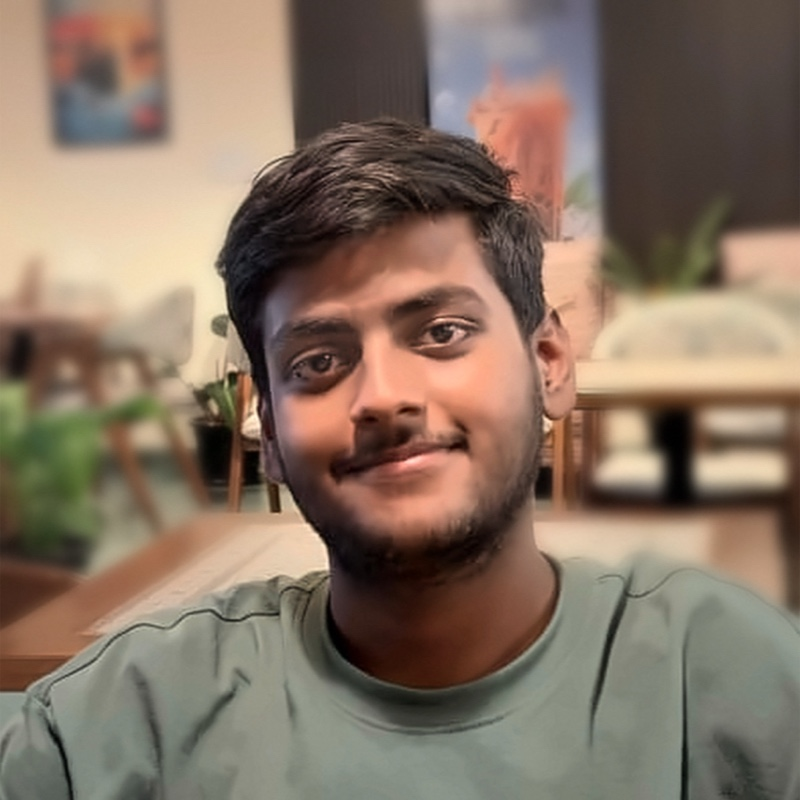
#> input picture assets/photo.jpg, 800 x 800 px
$ python ascii_art.py
#> lines starting #> are read from the running program, lines starting #| are printed output that depends on the picture; after the words box and inside, x2 and y2 are one past the last pixel; in counts of white or black regions, pixels touching at a corner belong together
"""Turn assets/photo.jpg into data/ascii-dark.txt and data/ascii-light.txt (the portrait in the neofetch card).

Dark mode draws bright skin with dense characters; light mode draws dark areas densely, so each reads on its page.
Needs Pillow, so it runs locally:  python scripts/ascii_art.py
"""
from __future__ import annotations

from pathlib import Path

from PIL import Image, ImageDraw, ImageEnhance, ImageFilter, ImageOps

ROOT = Path(__file__).resolve().parent.parent
COLS, ROWS = 54, 30
RAMP = " .:-=+*#%@"   # empty → dense


def main() -> None:
    im = Image.open(ROOT / "assets/photo.jpg").convert("RGB")
#> im is the input picture: PIL image 800x800 RGB; mean R, G, B 134, 115.1, 99.3
    s = min(im.size)
#> s = 800
    im = im.crop((int(s * .20), int(s * .07), int(s * .80), int(s * .78)))   # head and shoulders, ~ the card's aspect
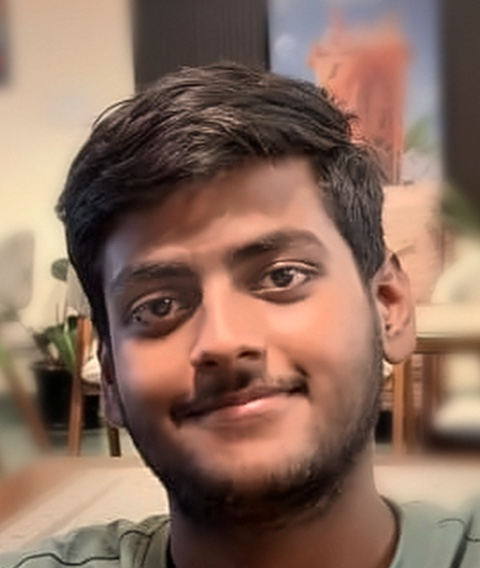
#> im: PIL image 480x568 RGB; mean R, G, B 138.7, 109.1, 94
    g = ImageOps.autocontrast(ImageOps.grayscale(im), cutoff=1)
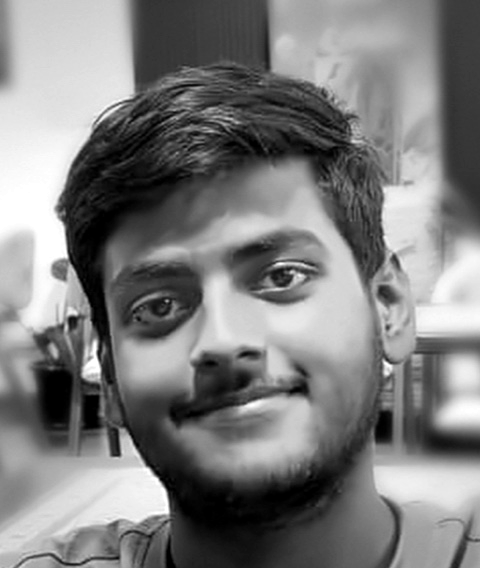
#> g: PIL image 480x568 L; min 0, max 255, mean 126.1
    g = Image.blend(g, ImageOps.equalize(g), .6)
    g = ImageEnhance.Contrast(g).enhance(1.25).filter(ImageFilter.UnsharpMask(radius=3, percent=120))
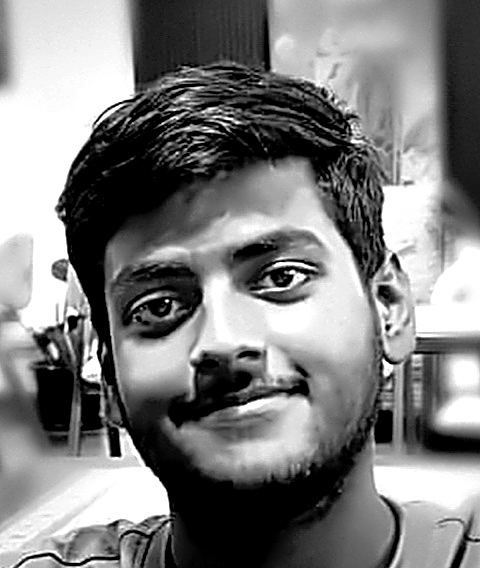
#> g: PIL image 480x568 L; min 0, max 255, mean 127.3
    w, h = g.size
#> w = 480; h = 568
    mask = Image.new("L", g.size, 0)
#> mask: PIL image 480x568 L; every value is 0
    ImageDraw.Draw(mask).ellipse((w * .06, h * .02, w * .94, h * 1.25), fill=255)
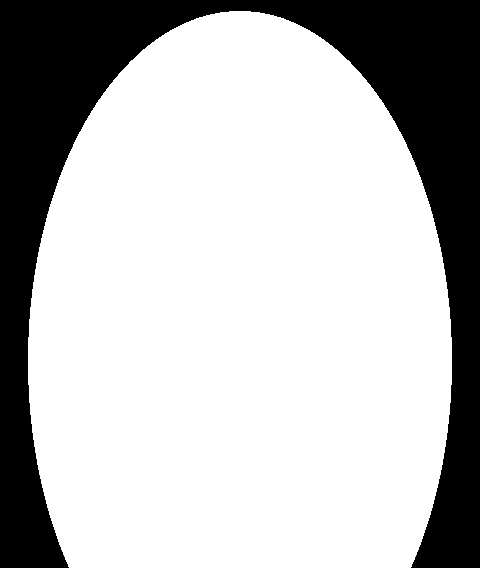
#> mask: PIL image 480x568 L; 72.9% white; 1 black region, box (x1, y1, x2, y2) and area: (0, 0, 480, 568) 73778
    mask = mask.filter(ImageFilter.GaussianBlur(w * .035))
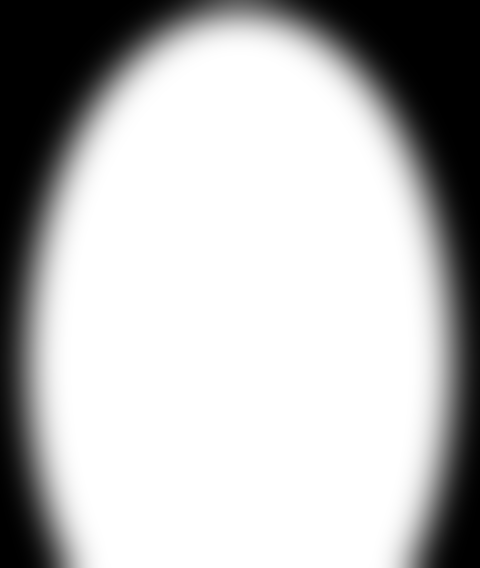
#> mask: PIL image 480x568 L; min 0, max 255, mean 185.8
    g, mask = g.resize((COLS, ROWS), Image.LANCZOS), mask.resize((COLS, ROWS), Image.LANCZOS)
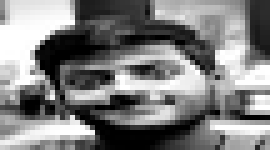
#> g: PIL image 54x30 L (shown 5 times larger); min 0, max 255, mean 127.2
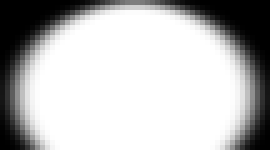
#> mask: PIL image 54x30 L (shown 5 times larger); min 0, max 255, mean 185.8
    for theme in ("dark", "light"):
        lines = []
        for y in range(ROWS):
            row = ""
            for x in range(COLS):
                v, k = g.getpixel((x, y)) / 255, mask.getpixel((x, y)) / 255
                density = (v if theme == "dark" else 1 - v) * k            # outside the head stays empty
                row += RAMP[min(len(RAMP) - 1, int(density ** .85 * len(RAMP)))]
            lines.append(row)
        (ROOT / f"data/ascii-{theme}.txt").write_text("\n".join(lines) + "\n", encoding="utf-8")
        print(f"data/ascii-{theme}.txt")


if __name__ == "__main__":
    main()
